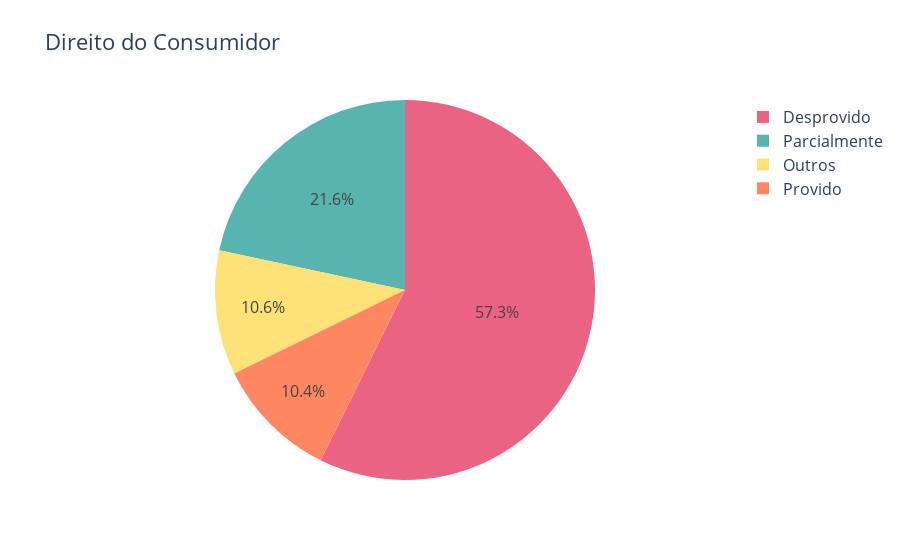

Notebook source saved alongside this figure:
### Code cell
labels = counts_decision.index
values = counts_decision.values

fig = go.Figure(data=[go.Pie(labels=labels, values=values, marker_colors=colors)])
fig.update_layout(
    title="Direito do Consumidor",
    font=dict(
        size=16,
    )
)
fig.show()

### Figure 1 — Plotly figure (JSON) as saved in the notebook; plotly's stock layout.template omitted (floating-point values rounded to 4 significant figures)
{"data": [{"labels": ["Desprovido", "Parcialmente", "Outros", "Provido"], "marker": {"colors": ["#eb6383", "#58b4ae", "#ffe277", "#fe8761"]}, "type": "pie", "values": [1412, 533, 261, 257]}], "layout": {"font": {"size": 16}, "title": {"text": "Direito do Consumidor"}}}
